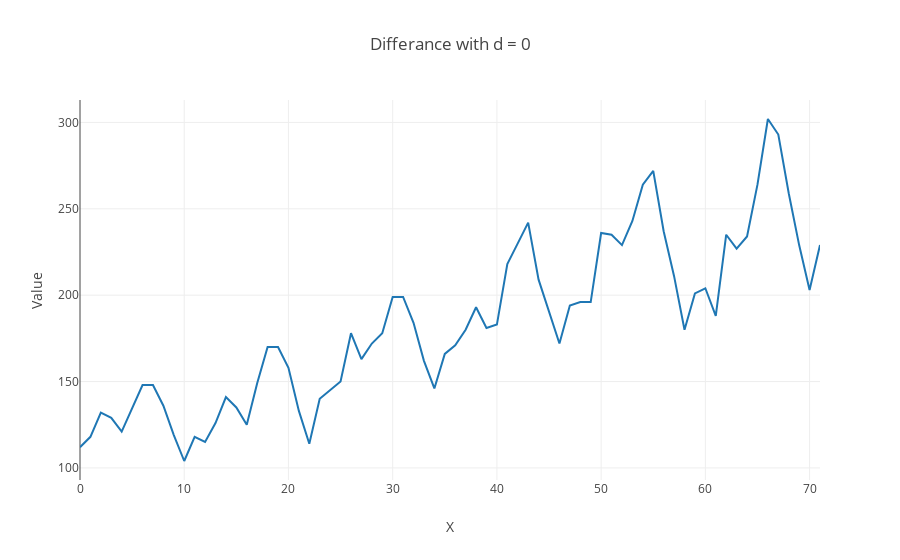
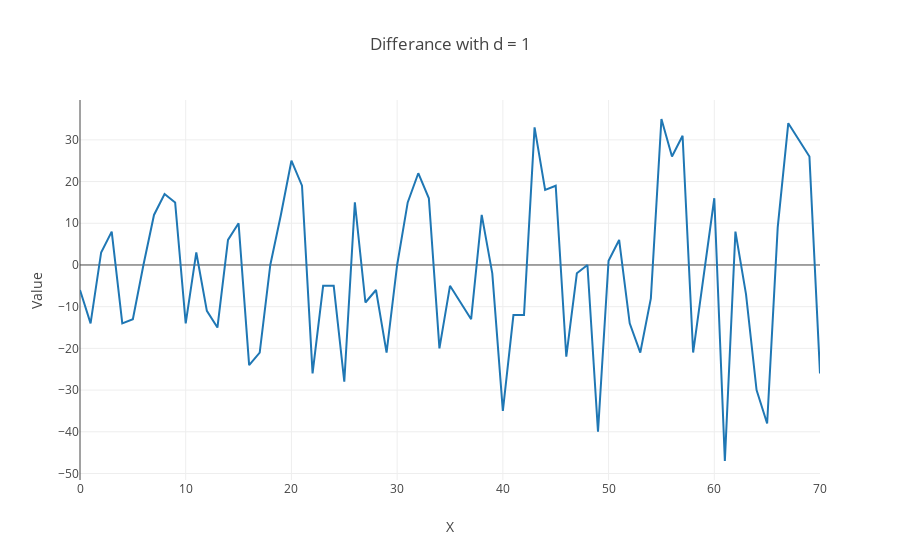

Write notebook code for charts like these, in order.
### Code cell
arima_model = ARIMA(2,1,2)
arima_model.plot_differance(training_set_values,0)
differance = arima_model.plot_differance(training_set_values,1)

### Figure 1 — Plotly figure (JSON) as saved in the notebook; plotly's stock layout.template omitted (floating-point values rounded to 4 significant figures)
{"data": [{"mode": "lines", "name": "value", "type": "scatter", "uid": "ead6c7c9-3f44-4a57-8453-490ecb8d5f72", "x": [0, 1, 2, 3, 4, 5, 6, 7, 8, 9, 10, 11, 12, 13, 14, 15, 16, 17, 18, 19, 20, 21, 22, 23, 24, 25, 26, 27, 28, 29, 30, 31, 32, 33, 34, 35, 36, 37, 38, 39, 40, 41, 42, 43, 44, 45, 46, 47, 48, 49, 50, 51, 52, 53, 54, 55, 56, 57, 58, 59, 60, 61, 62, 63, 64, 65, 66, 67, 68, 69, 70, 71], "y": [112, 118, 132, 129, 121, 135, 148, 148, 136, 119, 104, 118, 115, 126, 141, 135, 125, 149, 170, 170, 158, 133, 114, 140, 145, 150, 178, 163, 172, 178, 199, 199, 184, 162, 146, 166, 171, 180, 193, 181, 183, 218, 230, 242, 209, 191, 172, 194, 196, 196, 236, 235, 229, 243, 264, 272, 237, 211, 180, 201, 204, 188, 235, 227, 234, 264, 302, 293, 259, 229, 203, 229]}], "layout": {"title": "Differance with d = 0", "xaxis": {"title": "X"}, "yaxis": {"title": "Value"}}}

### Figure 2 — Plotly figure (JSON) as saved in the notebook; plotly's stock layout.template omitted (floating-point values rounded to 4 significant figures)
{"data": [{"mode": "lines", "name": "value", "type": "scatter", "uid": "6e42255d-0f07-4d36-8037-875c36bbb5b8", "x": [0, 1, 2, 3, 4, 5, 6, 7, 8, 9, 10, 11, 12, 13, 14, 15, 16, 17, 18, 19, 20, 21, 22, 23, 24, 25, 26, 27, 28, 29, 30, 31, 32, 33, 34, 35, 36, 37, 38, 39, 40, 41, 42, 43, 44, 45, 46, 47, 48, 49, 50, 51, 52, 53, 54, 55, 56, 57, 58, 59, 60, 61, 62, 63, 64, 65, 66, 67, 68, 69, 70, 71], "y": [-6, -14, 3, 8, -14, -13, 0, 12, 17, 15, -14, 3, -11, -15, 6, 10, -24, -21, 0, 12, 25, 19, -26, -5, -5, -28, 15, -9, -6, -21, 0, 15, 22, 16, -20, -5, -9, -13, 12, -2, -35, -12, -12, 33, 18, 19, -22, -2, 0, -40, 1, 6, -14, -21, -8, 35, 26, 31, -21, -3, 16, -47, 8, -7, -30, -38, 9, 34, 30, 26, -26]}], "layout": {"title": "Differance with d = 1", "xaxis": {"title": "X"}, "yaxis": {"title": "Value"}}}
